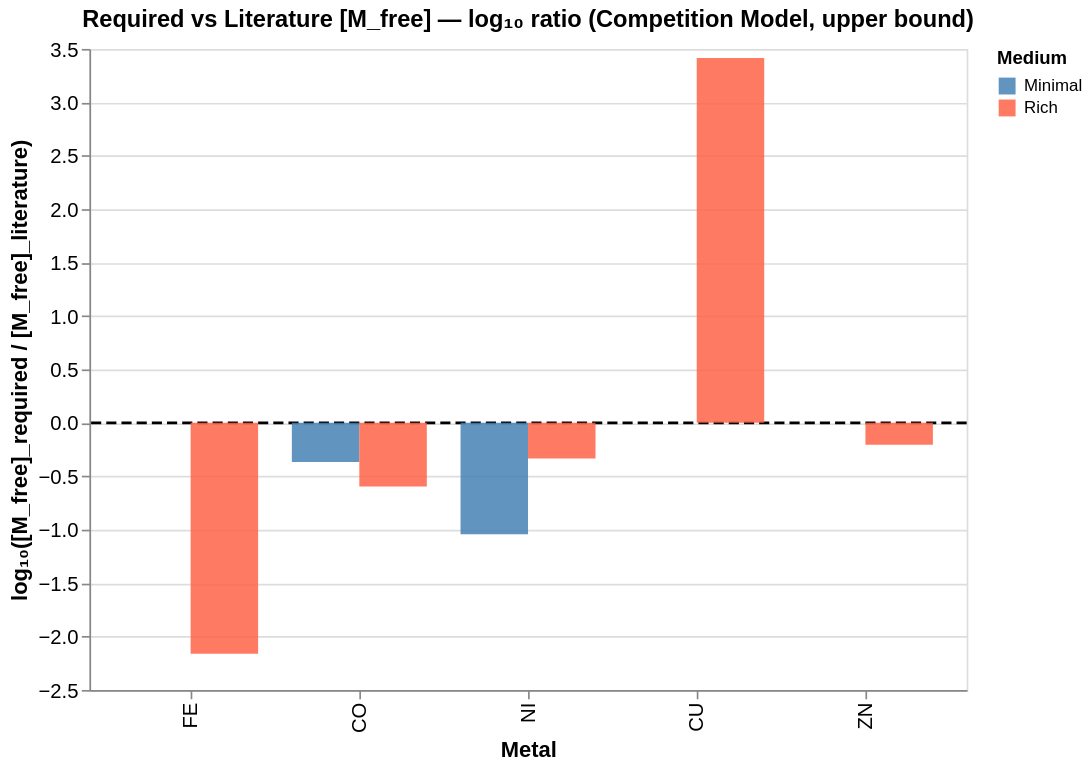

The code cell stored with this chart in its notebook:
### Markdown cell above
### Plot Deprecated – Required [M_free] to explain observed deficit

For each metal, compute what free metal concentration [M_free]_required would be needed to make the model's predicted buffering exactly match the observed deficit:

[M_free]_required = deficit_M / (Σ_L β_L * [L_free])

This diagnostic tells us whether the literature free-metal concentrations are consistent with the observed deficits.

### Code cell
# ── Plot: Required [M_free] to explain observed deficit ────────────────────
# For each metal and condition, invert the competition model to find the
# [M_free]_required such that the model's predicted buffering equals deficit_M.

def compute_free_buf_from_free_metal(free_metal_d, sim_buf_d, buffer_to_metal_ub):
    """Re-derive free buffer concentrations using Step 1 of the competition model (1:1 only)."""
    free_buf = {}
    for buf in set(buffer_to_metal_ub):
        total = sim_buf_d.get(buf, 0.0)
        B = 1.0
        for m, lb in buffer_to_metal_ub.get(buf, {}).items():
            B += 10**lb * free_metal_d.get(m, 0.0)
        free_buf[buf] = total / B
    return free_buf


rows_p7 = []

for condition, free_metal_ser, sim_buf_ser, deficit_df in [
    ("Minimal", free_metal_minimal, sim_buf_minimal, deficit_minimal),
    ("Rich",    free_metal_rich,    sim_buf_rich,    deficit_rich),
]:
    free_metal_d = free_metal_ser.to_dict()
    sim_buf_d    = sim_buf_ser.to_dict()

    free_buf = compute_free_buf_from_free_metal(
        free_metal_d, sim_buf_d,
        buffer_to_metal_ub,
    )

    for metal in ALL_METALS:
        # --- deficit for this metal / condition ---
        if metal not in deficit_df.index:
            continue
        deficit_val = deficit_df.loc[metal, "deficit_M"]
        if np.isnan(deficit_val) or deficit_val <= 0:
            continue

        # --- sum β_L * [L_free] over all buffers (1:1 upper-bound constants) ---
        sum_beta_L = sum(
            10**lb * free_buf.get(buf, 0.0)
            for buf, lb in metal_to_buffer_ub.get(metal, {}).items()
        )

        if sum_beta_L == 0.0:
            continue

        mfree_required   = deficit_val / sum_beta_L
        mfree_literature = free_metal_d.get(metal, np.nan)

        if np.isnan(mfree_literature) or mfree_literature <= 0:
            log10_ratio = np.nan
        else:
            log10_ratio = np.log10(mfree_required / mfree_literature)

        rows_p7.append(dict(
            Medium=condition,
            Element=metal,
            deficit_M=deficit_val,
            mfree_literature=mfree_literature,
            sum_beta_L=sum_beta_L,
            mfree_required=mfree_required,
            log10_ratio=log10_ratio,
        ))

df_p7 = pl.DataFrame(rows_p7)

# ── Summary table ─────────────────────────────────────────────────────────────
display(
    df_p7.rename({
        "deficit_M":        "deficit_M (M)",
        "mfree_literature": "[M_free]_literature (M)",
        "sum_beta_L":       "sum_beta_L",
        "mfree_required":   "[M_free]_required (M)",
        "log10_ratio":      "log10_ratio",
    })
)

# ── Altair bar chart ──────────────────────────────────────────────────────────
df_p7_nonan = df_p7.filter(pl.col("log10_ratio").is_not_nan())

rule = (
    alt.Chart(pl.DataFrame({"y": [0.0]}))
    .mark_rule(strokeDash=[6, 3], color="black", strokeWidth=1.5)
    .encode(y=alt.Y("y:Q"))
)

bars = (
    alt.Chart(df_p7_nonan)
    .mark_bar(opacity=0.85)
    .encode(
        x=alt.X("Element:N", title="Metal", sort=ALL_METALS),
        y=alt.Y(
            "log10_ratio:Q",
            title="log₁₀([M_free]_required / [M_free]_literature)",
            axis=alt.Axis(grid=True),
        ),
        color=alt.Color(
            "Medium:N",
            scale=alt.Scale(domain=["Minimal", "Rich"], range=["steelblue", "tomato"]),
        ),
        xOffset="Medium:N",
        tooltip=["Medium", "Element", "deficit_M", "mfree_literature",
                 "sum_beta_L", "mfree_required", "log10_ratio"],
    )
)

chart_free_metal_required = (
    (rule + bars)
    .properties(
        width=520,
        height=380,
        title="Required vs Literature [M_free] — log₁₀ ratio (Competition Model, upper bound)",
    )
    .configure_axis(labelFontSize=12, titleFontSize=13)
    .configure_title(fontSize=14)
)

chart_free_metal_required

### Figure 1 — Vega-Lite specification as saved in the notebook (floating-point values rounded to 4 significant figures)
{"config": {"view": {"continuousWidth": 300, "continuousHeight": 300}, "axis": {"labelFontSize": 12, "titleFontSize": 13}, "title": {"fontSize": 14}}, "layer": [{"data": {"name": "data-87e69d7a9d7ae5b02a22f807b2d20c57"}, "mark": {"type": "rule", "color": "black", "strokeDash": [6, 3], "strokeWidth": 1.5}, "encoding": {"y": {"field": "y", "type": "quantitative"}}}, {"data": {"name": "data-8a4e7594c481e55287554685598dab13"}, "mark": {"type": "bar", "opacity": 0.85}, "encoding": {"color": {"field": "Medium", "scale": {"domain": ["Minimal", "Rich"], "range": ["steelblue", "tomato"]}, "type": "nominal"}, "tooltip": [{"field": "Medium", "type": "nominal"}, {"field": "Element", "type": "nominal"}, {"field": "deficit_M", "type": "quantitative"}, {"field": "mfree_literature", "type": "quantitative"}, {"field": "sum_beta_L", "type": "quantitative"}, {"field": "mfree_required", "type": "quantitative"}, {"field": "log10_ratio", "type": "quantitative"}], "x": {"field": "Element", "sort": ["MG", "MN", "FE", "CO", "NI", "CU", "ZN"], "title": "Metal", "type": "nominal"}, "xOffset": {"field": "Medium", "type": "nominal"}, "y": {"axis": {"grid": true}, "field": "log10_ratio", "title": "log₁₀([M_free]_required / [M_free]_literature)", "type": "quantitative"}}}], "height": 380, "title": "Required vs Literature [M_free] — log₁₀ ratio (Competition Model, upper bound)", "width": 520, "$schema": "https://vega.github.io/schema/vega-lite/v5.20.1.json", "datasets": {"data-87e69d7a9d7ae5b02a22f807b2d20c57": [{"y": 0.0}], "data-8a4e7594c481e55287554685598dab13": [{"Medium": "Minimal", "Element": "CO", "deficit_M": 5.957e-07, "mfree_literature": 2.42e-10, "sum_beta_L": 5709.0, "mfree_required": 1.043e-10, "log10_ratio": -0.3654}, {"Medium": "Minimal", "Element": "NI", "deficit_M": 3.546e-06, "mfree_literature": 2.56e-12, "sum_beta_L": 15310000.0, "mfree_required": 2.317e-13, "log10_ratio": -1.043}, {"Medium": "Rich", "Element": "FE", "deficit_M": 6.076e-05, "mfree_literature": 1.9e-06, "sum_beta_L": 4633.0, "mfree_required": 1.312e-08, "log10_ratio": -2.161}, {"Medium": "Rich", "Element": "CO", "deficit_M": 2.397e-07, "mfree_literature": 7e-11, "sum_beta_L": 13480.0, "mfree_required": 1.777e-11, "log10_ratio": -0.5953}, {"Medium": "Rich", "Element": "NI", "deficit_M": 1.057e-06, "mfree_literature": 1.3e-13, "sum_beta_L": 17510000.0, "mfree_required": 6.033e-14, "log10_ratio": -0.3334}, {"Medium": "Rich", "Element": "CU", "deficit_M": 3.91e-05, "mfree_literature": 4.5e-20, "sum_beta_L": 334300000000.0, "mfree_required": 1.17e-16, "log10_ratio": 3.415}, {"Medium": "Rich", "Element": "ZN", "deficit_M": 2.29e-05, "mfree_literature": 9.4e-12, "sum_beta_L": 3902000.0, "mfree_required": 5.87e-12, "log10_ratio": -0.2045}]}}
